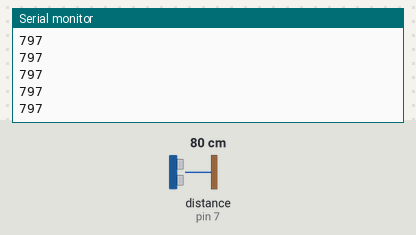
Recording of a sketch running on a simulated Arduino Uno, built with avr-gcc and run on an emulated ATmega328P. Shown: the last lines printed to the serial monitor. Wiring (inferred from the names in the program): ultrasonic range finder: trigger pin 8; echo pin 7. The test bench sets the inputs (shaded band); at power-on: distance to the obstacle (sensor on pin 7) 80 cm. The echo pulse lasts 58.3 µs per cm.

Above: at 1.2 s.
1.3 s: distance to the obstacle (sensor on pin 7) set to 2 cm
At 1.59 s:
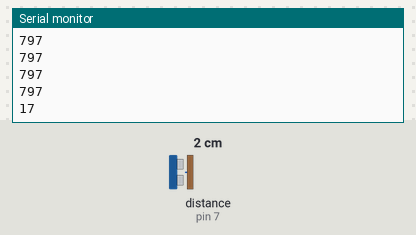
2.8 s: distance to the obstacle (sensor on pin 7) set to 4 cm
At 2.8 s:
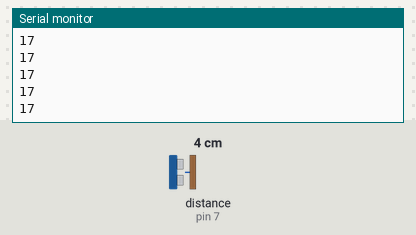
Timing chart, 0 to 5.8 s (numbered marks = the images above; inputs shaded):
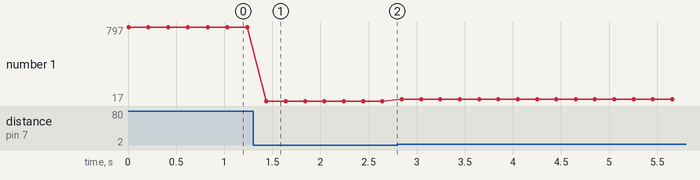

Measured:
- after the input at 1.3 s, the serial monitor: prints a new line after 0.14 s (image 1)
- plotted number 1: 797 → 17 after the input at 1.3 s, 17 → 36 after the input at 2.8 s

The sketch:

distance_hc_sr04.ino
```cpp
// distance_ping.ino - distance using ultrasonic ping sensor
// (c) BotBook.com - Karvinen, Karvinen, Valtokari

int trigPin = 8;
int echoPin = 7;
float v=331.5+0.6*20; // m/s  // <1>

void setup()
{
  Serial.begin(115200);
  pinMode(trigPin,OUTPUT);
  pinMode(echoPin,INPUT);
}

float distanceM(){
  // send sound pulse
  //pinMode(pingPin, OUTPUT); // <2>
  digitalWrite(trigPin, LOW);
  delayMicroseconds(3); // <3>
  digitalWrite(trigPin, HIGH);
  delayMicroseconds(5); // <4>
  digitalWrite(trigPin, LOW);

  // listen for echo
  //pinMode(pingPin, INPUT);
  float tUs = pulseIn(echoPin, HIGH); // microseconds  // <5>
  float t = tUs / 1000.0 / 1000.0 / 2; // s  // <6>
  float d = t*v; // m  // <7>
  return d*1000; // cm
}

void loop()
{
  int d=distanceM();	// <8>
  Serial.println(d, DEC);	// <9>
  delay(200); // ms	// <10>
}
```
